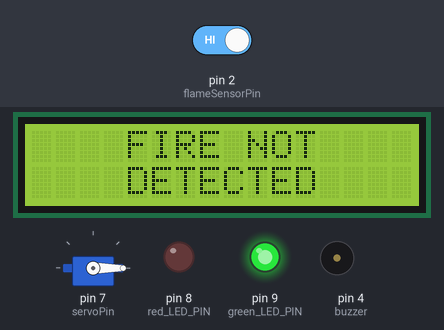
The sketch below on a simulated Arduino Uno, built with avr-gcc and run on an emulated ATmega328P. On the bench: 16×2 character LCD, servo, output pins drawn as LEDs (lit = HIGH), buzzer (waves = sounding). The test bench sets the inputs (shaded band); at power-on: pin 2 (flameSensorPin) HIGH.

Above: at 0.2 s.
1.3 s: pin 2 (flameSensorPin) driven LOW
At 2.2 s:
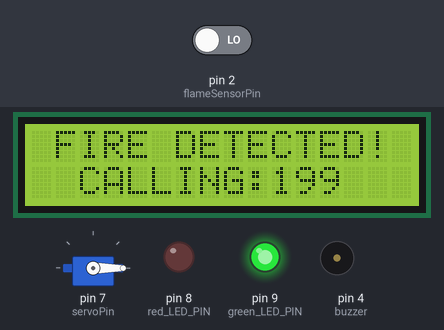
At 4.14 s:
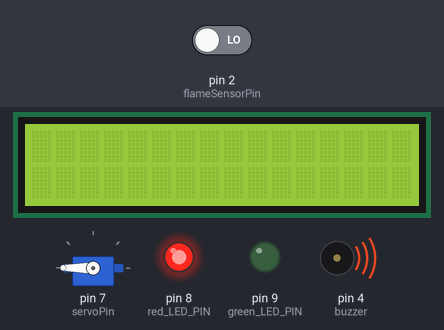
4.4 s: pin 2 (flameSensorPin) driven HIGH
At 6.6 s:
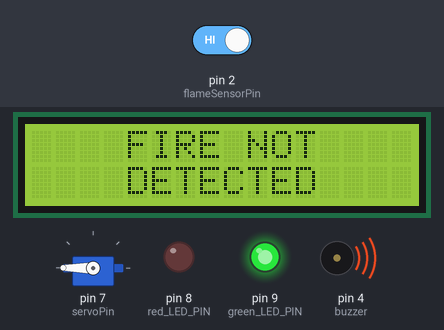
Timing chart, 0 to 8.5 s (numbered marks = the images above; inputs shaded):
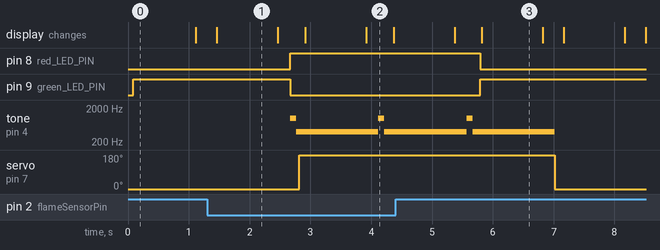

The sketch:

smokededetctor.ino
```cpp
#include <SoftwareSerial.h>
#include <Wire.h>  //wire library
#include <LiquidCrystal_I2C.h> //liquid crystal with I2C library
#include <Servo.h>
SoftwareSerial BTSerial(10, 11);
Servo myServo;
LiquidCrystal_I2C  lcd(0x27, 16, 2); // set the LCD address to 0x27 for a 16 chars and 2 line display
int red_LED_PIN = 8;
int green_LED_PIN = 9;
int buzzer = 4;
const int flameSensorPin = 2;  // Ακίδα όπου συνδέεται το DO του αισθητήρα φλόγας
int servoPin = 7;

void setup() {

  pinMode(flameSensorPin, INPUT);  // Ρύθμιση της ακίδας αισθητήρα ως είσοδος
  pinMode(red_LED_PIN, OUTPUT);
  pinMode(green_LED_PIN, OUTPUT);
  pinMode(buzzer, OUTPUT);
  lcd.init();                      //  initialize the lcd
       // Attach the servo motor to pin 7

  lcd.backlight();
   myServo.attach(servoPin);         // Attach the servo motor to pin 7
  myServo.write(0);             // Έναρξη σειριακής επικοινωνίας για εντοπισμό σφαλμάτων//Turn on backlight     // Ρύθμιση της ακίδας LED ως έξοδος
  Serial.begin(9600);
  BTSerial.begin(9600);
}


void loop() {
  int flameState = digitalRead(flameSensorPin);  // Ανάγνωση κατάστασης από τον αισθητήρα φλόγας

  if (flameState == LOW) {  // Το LOW σημαίνει ότι ανιχνεύτηκε φλόγα
  BTSerial.println("Alert! Flame detected.");
 // Serial.println("Φλόγα ανιχνεύτηκε!");  // Εκτύπωσε μήνυμα στη σειριακή θύρα
  lcd.setCursor(1,0);
  lcd.print("FIRE DETECTED!");
  lcd.setCursor(2,1);
  lcd.print("CALLING:199");
  delay(1000);
  lcd.clear();
  delay(200);
  digitalWrite(red_LED_PIN,HIGH);
  digitalWrite(green_LED_PIN, LOW);
 tone(buzzer,1000);
 delay(100);
 tone(buzzer, 400);
  delay(50);
  myServo.write(180);
  }


else {
  BTSerial.println("No Flame Detected.");
 //Serial.println("Καμία φλόγα.");  // Εκτύπωσε μήνυμα στη σειριακή θύρα
  digitalWrite(green_LED_PIN, HIGH);
    digitalWrite(red_LED_PIN,LOW);
 lcd.setCursor(0,0);
 lcd.print("    FIRE NOT    ");
 lcd.setCursor(4,1);
 lcd.print("DETECTED");
 delay(1000);
 lcd.clear();

 delay(200);

noTone(buzzer);
myServo.write(0);
delay(50);
  }

  delay(50);  // Μικρή καθυστέρηση πριν την επόμενη ανάγνωση
}
```

Measured:
- after the input at 1.3 s, pin 8 (red_LED_PIN): LOW → HIGH after 1.4 s; pin 9 (green_LED_PIN): HIGH → LOW after 1.4 s; tone on pin 4 (buzzer): alternates 1000 Hz for 0.10 s and 400 Hz for 1.4 s, starting after 1.4 s; servo on pin 7 (servoPin): 0° → 180° after 1.5 s; the display: changes after 0.16 s (image 1)
- after the input at 4.4 s, pin 8 (red_LED_PIN): HIGH → LOW after 1.4 s; pin 9 (green_LED_PIN): LOW → HIGH after 1.4 s; servo on pin 7 (servoPin): 180° → 0° after 2.6 s; the display: first differs from a run without the input after 1.4 s (image 3)
- what the display in image 1 shows lasts 1.0 s, from 1.5 s to 2.5 s
- what the display in image 2 shows lasts 0.5 s, from 3.9 s to 4.4 s
